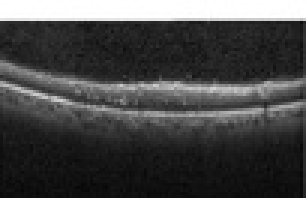
#> input picture img/oct.jpeg, 102 x 66 px, shrunk from 768 x 496 before the run, found by its file name (shown 3 times larger)
$ jupyter execute --allow-errors k-means_diy.ipynb
#> lines starting #> are read from the running program, lines starting #| are printed output that depends on the picture; long printed decimals are rounded
#> further down, img is the input picture: shape (66, 102); min 6, max 255, mean 70.1
### 灰度图

[cell 1]
import random
import numpy as np
import matplotlib.pyplot as plt

[cell 2]
def loss_function(present_center, pre_center):
  '''
  损失函数，计算上一次与当前聚类中的差异（像素差的平方和）
  :param present_center: 当前聚类中心
  :param pre_center: 上一次聚类中心
  :return:　损失值
  '''
  present_center = np.array(present_center)
  pre_center = np.array(pre_center)
  return np.sum((present_center - pre_center)**2)

[cell 3]
def classifer(intput_signal, center):
  '''
  分类器（通过当前的聚类中心，给输入图像分类）
  :param intput_signal: 输入图像
  :param center: 聚类中心
  :return:　标签矩阵
  '''
  input_row, input_col= intput_signal.shape # 输入图像的尺寸

  pixls_labels = np.zeros((input_row, input_col)) # 储存所有像素标签

  pixl_distance_t = [] # 单个元素与所有聚类中心的距离，临时用

  for i in range(input_row):
    for j in range(input_col):
      # 计算每个像素与所有聚类中心的差平方
      for k in range(len(center)):
        distance_t = np.sum(abs((intput_signal[i, j]).astype(int) - center[k].astype(int))**2)
        pixl_distance_t.append(distance_t)
      # 差异最小则为该类
      pixls_labels[i, j] = int(pixl_distance_t.index(min(pixl_distance_t)))
      # 清空该list，为下一个像素点做准备
      pixl_distance_t = []
  return pixls_labels

[cell 4]
def k_means(input_signal, center_num, threshold):
  '''
  基于k-means算法的图像分割（适用于灰度图）
  :param input_signal:　输入图像
  :param center_num:　聚类中心数目
  :param threshold:　迭代阈值
  :return:
  '''
#> called with center_num = 5, threshold = 5
  input_signal_cp = np.copy(input_signal) # 输入信号的副本
  input_row, input_col = input_signal_cp.shape # 输入图像的尺寸
#> input_row = 66; input_col = 102
  pixls_labels = np.zeros((input_row, input_col)) # 储存所有像素标签

  # 随机初始聚类中心行标与列标
  initial_center_row_num = [i for i in range(input_row)]
#> initial_center_row_num = 66 values from 0 to 65
  random.shuffle(initial_center_row_num)
  initial_center_row_num = initial_center_row_num[:center_num]
#> initial_center_row_num = [48, 36, 52, 7, 42]

  initial_center_col_num = [i for i in range(input_col)]
#> initial_center_col_num = 102 values from 0 to 101
  random.shuffle(initial_center_col_num)
  initial_center_col_num = initial_center_col_num[:center_num]
#> initial_center_col_num = [87, 67, 27, 80, 97]

  # 当前的聚类中心
  present_center = []
  for i in range(center_num):
    present_center.append(input_signal_cp[initial_center_row_num[i], initial_center_row_num[i]])
#> after the loop, present_center = [30, 149, 14, 43, 64]
  pixls_labels = classifer(input_signal_cp, present_center)
#> after the loop in classifer, `for i in range(input_row):`:
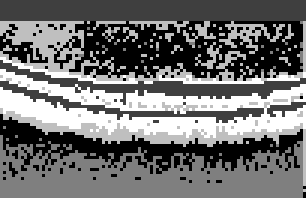
#> pixls_labels: shape (66, 102) float64 (shown 3 times larger); min 0, max 4, mean 1.76; drawn with min black and max white

  num = 0 # 用于记录迭代次数
  while True:
    pre_centet = present_center.copy() # 储存前一次的聚类中心
    # 计算当前聚类中心
    for n in range(center_num):
      temp = np.where(pixls_labels == n)
      present_center[n] = sum(input_signal_cp[temp].astype(int)) / len(input_signal_cp[temp])
    # 根据当前聚类中心分类
    pixls_labels = classifer(input_signal_cp, present_center)
    # 计算上一次聚类中心与当前聚类中心的差异
    loss = loss_function(present_center, pre_centet)
    num = num + 1
    print("Step:"+ str(num) + "  Loss:" + str(loss))
    # 当损失小于迭代阈值时，结束迭代
    if loss <= threshold:
      break
#> this loop made 14 passes
#> (present_center in loss_function, pre_center in loss_function, loss) on passes 1 to 8: ([29.51, 200.2, 16.58, 42.82, 76.51], [30, 149, 14, 43, 64], 2788.8), ([29.38, 223.1, 17, 43.66, 90.03], [29.51, 200.2, 16.58, 42.82, 76.51], 705.7), ([30.01, 235.1, 17, 46.79, 100.9], [29.38, 223.1, 17, 43.66, 90.03], 272.6), ([30.94, 241, 17, 50.94, 109.1], [30.01, 235.1, 17, 46.79, 100.9], 120.2), ([31.77, 244, 17, 55.27, 115.8], [30.94, 241, 17, 50.94, 109.1], 73.46), ([33.39, 245.1, 17.39, 61.16, 121.2], [31.77, 244, 17, 55.27, 115.8], 68.17), ([34.8, 246.1, 17.81, 66.4, 125.9], [33.39, 245.1, 17.39, 61.16, 121.2], 53.05), ([35.94, 246.6, 18.25, 70.32, 129.7], [34.8, 246.1, 17.81, 66.4, 125.9], 31.46)
#| Step:1  Loss:2788.803
#| Step:2  Loss:705.662
#| Step:3  Loss:272.556
#| Step:4  Loss:120.155
#| Step:5  Loss:73.456
#| Step:6  Loss:68.165
#| Step:7  Loss:53.049
#| Step:8  Loss:31.464
#> (further printed lines are left out)
#> pass 1, in k_means, `pixls_labels = classifer(input_signal_cp, present_center)`:
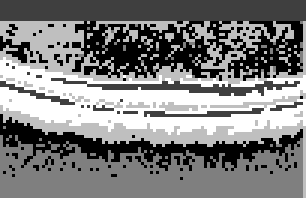
#> pixls_labels: shape (66, 102) float64 (shown 3 times larger); min 0, max 4, mean 1.97; drawn with min black and max white
#> pass 2, in k_means, `pixls_labels = classifer(input_signal_cp, present_center)`:
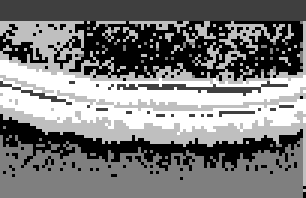
#> pixls_labels: shape (66, 102) float64 (shown 3 times larger); min 0, max 4, mean 1.94; drawn with min black and max white
#> pass 3, in k_means, `pixls_labels = classifer(input_signal_cp, present_center)`:
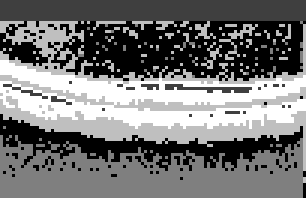
#> pixls_labels: shape (66, 102) float64 (shown 3 times larger); min 0, max 4, mean 1.84; drawn with min black and max white
#> after the loop, num = 14; present_center = [39.51, 248.4, 19.53, 82.63, 144]
  return pixls_labels

[cell 5]
def show_image(origin,pic_new):
    fig, ax = plt.subplots(nrows=1, ncols=2,figsize=(17,17))
    row_num = 0
    m = origin.shape[0]
    ax[0].imshow(origin,cmap='Greys_r')
    ax[0].set_title("Original Image")

    ax[1].imshow(pic_new,cmap='Greys_r')
    ax[1].set_title("new image")

    plt.show()

[cell 6]
img = plt.imread('oct.jpeg')
labels = k_means(img,5,5)
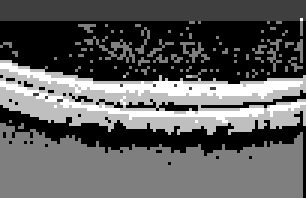
#> labels: shape (66, 102) float64 (shown 3 times larger); min 0, max 4, mean 1.47; drawn with min black and max white

[cell 7]
show_image(img,labels)

### RGB图

[cell 8]
import cv2
import PIL.Image as image         #加载pil的包
from sklearn.cluster import KMeans

[cell 9]
def loadData(filePath):
#> called with filePath = 'tes_img.jpg'
    f = open(filePath,'rb')       #以二进制读取文件
    data = []
    img = image.open(f)           #返回图片的像素值
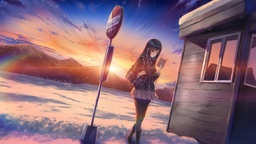
#> input picture img/tes_img.jpg, 256 x 144 px, shrunk from 1920 x 1080 before the run
#> img is the input picture: PIL image 256x144 RGB; mean R, G, B 143, 109.1, 120.6
    m,n = img.size                #返回图片的大小
    for i in range(m):  #将每个像素点RGB颜色处理到0-1范围内并存放data
        for j in range(n):
            x,y,z = img.getpixel((i,j))
            data.append([x/256.0,y/256.0,z/256.0])
#> after the loop, data = 36864 items
    f.close()
    return np.mat(data),m,n
path = 'tes_img.jpg'
imgData,row,col = loadData(path)
#> row = 256; col = 144
#> (the rest of this cell did not finish here and is left out)

[cell 10]
img = cv2.imread(path)
#> img: shape (144, 256, 3)
pic_new = cv2.imread("result-1.jpg")
#> (the rest of this cell did not finish here and is left out)
